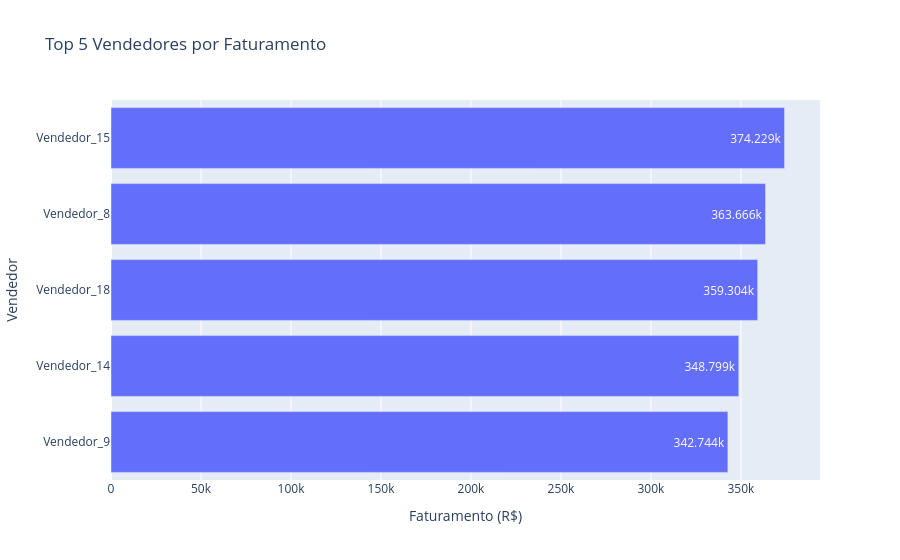

This figure's notebook cell:
### Code cell
import plotly.express as px
import os

os.makedirs('graficos', exist_ok=True)

vendas_mes['mes'] = vendas_mes['mes'].astype(str)

df_vendas.head()

graf_vendas_mes = px.bar(
    vendas_mes,
    x='mes',
    y='valor',
    title='Faturamento por Mês', 
    labels={
            "mes": "Mês",
            "valor": "Faturamento"
    }
)
graf_vendas_mes.write_html('graficos/vendas_mes.html')
graf_vendas_mes

graf_vendas_vendedores = px.bar(
    cinco_melhores_vendedores_valor,
    x='valor',
    y='nome_vendedor',
    title='Top 5 Vendedores por Faturamento',
    labels={
        "nome_vendedor": "Vendedor",
        "valor": "Faturamento (R$)"
    },
    text_auto=True
)

graf_vendas_vendedores.update_layout(
    yaxis={'categoryorder':'total ascending'}
)

graf_vendas_vendedores.write_html('graficos/melhores_vendedores.html')

graf_vendas_vendedores

### Figure 1 — Plotly figure (JSON) as saved in the notebook; plotly's stock layout.template omitted (floating-point values rounded to 4 significant figures)
{"data": [{"hovertemplate": "Faturamento (R$)=%{x}<br>Vendedor=%{y}<extra></extra>", "legendgroup": "", "marker": {"color": "#636efa", "pattern": {"shape": ""}}, "name": "", "orientation": "h", "showlegend": false, "textposition": "auto", "texttemplate": "%{x}", "type": "bar", "x": [374229, 363666, 359304, 348799, 342744], "xaxis": "x", "y": ["Vendedor_15", "Vendedor_8", "Vendedor_18", "Vendedor_14", "Vendedor_9"], "yaxis": "y"}], "layout": {"barmode": "relative", "legend": {"tracegroupgap": 0}, "title": {"text": "Top 5 Vendedores por Faturamento"}, "xaxis": {"anchor": "y", "domain": [0, 1], "title": {"text": "Faturamento (R$)"}}, "yaxis": {"anchor": "x", "categoryorder": "total ascending", "domain": [0, 1], "title": {"text": "Vendedor"}}}}
